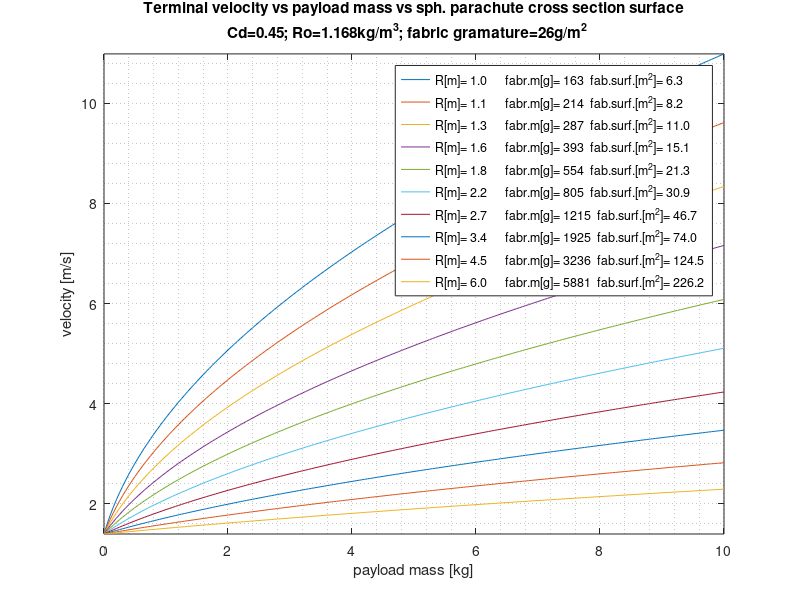

This figure's MATLAB source:
clear all;
load dc2_pp.mat;

r=1           %promien polczaszy spadochronu
g=9.81;         %przyciaganie ziemskie
Cd=0.45;        %wsp. oporu czaszy polsferycznej
Ro=1.168;       %gestosc powietrza
gram=0.026;
Sc=@(r)pi*r.^2;  %powierzchnia podstawy czaszy polsferycznej
Sf=@(r)2*pi*r.^2;
m_spad=@(r,gram)gram*Sf(r); %gramatura * polpowierzchnia sfery = masa czaszy
t_vel=@(m,r)sqrt(2*g*m'./(Cd*Ro*Sc(r))); %predkosc opadania

r1=1;
r2=6;
a=-2;
    R=linspace(-r2^(1/-a),-r1^(1/-a),10).^a;
    R=R*r2;
    m_pay=0.0:0.05:10;
%     figure(1);
    Mx=NaN(2,1);My=Mx;
for i=1:length(R)
    r=R(i);
    vels=t_vel(m_pay+m_spad(r,gram),r);

    plot(m_pay,vels,'DisplayName',['R[m]= ' num2str(r,'%10.1f') '      fabr.m[g]= ' num2str(round(m_spad(r,gram)*1000)) '  fab.surf.[m^2]= ' num2str(Sf(r),'%10.1f') ]);hold on;
    My(1:2)=[min([My(1);vels]);max([My(2);vels])];
    Mx(1:2)=[min([Mx(1);m_pay']),max([Mx(2);m_pay'])];
end

title({'Terminal velocity vs payload mass vs sph. parachute cross section surface', 'Cd=0.45; Ro=1.168kg/m^3; fabric gramature=26g/m^2   '});
xlabel('payload mass [kg]'); ylabel('velocity [m/s]');
ylim([My(1) My(2)]); xlim([Mx(1) Mx(2)]);
% set(gca,'XMinorTick','on','YMinorTick','on')
set(gca,'XMinorGrid','on','YMinorGrid','on')
legend('show');